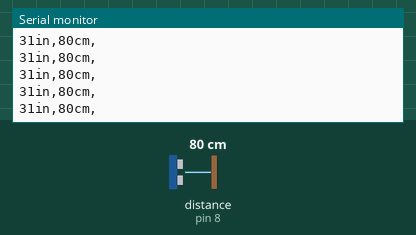
This sketch was run on a simulated Arduino Uno, built with avr-gcc and run on an emulated ATmega328P. Shown: the last lines printed to the serial monitor. Wiring (inferred from the names in the program): ultrasonic range finder: trigger pin 7; echo pin 8. The test bench sets the inputs (shaded band); at power-on: distance to the obstacle (sensor on pin 8) 80 cm. The echo pulse lasts 58.3 µs per cm.

Above: at 1.2 s.
1.3 s: distance to the obstacle (sensor on pin 8) set to 2 cm
At 1.38 s:
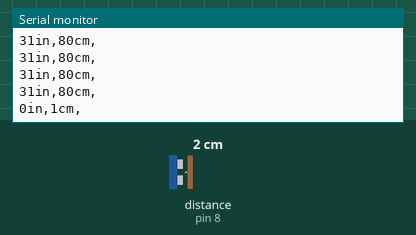
4.3 s: distance to the obstacle (sensor on pin 8) set to 4 cm
At 4.3 s:
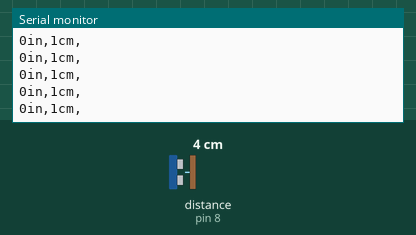
5.8 s: distance to the obstacle (sensor on pin 8) set to 35 cm
At 5.82 s:
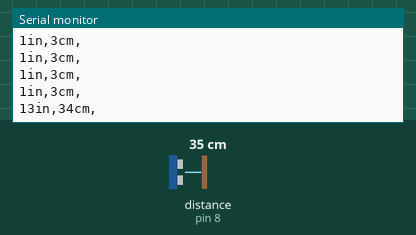
Timing chart, 0 to 8.8 s (numbered marks = the images above; inputs shaded):
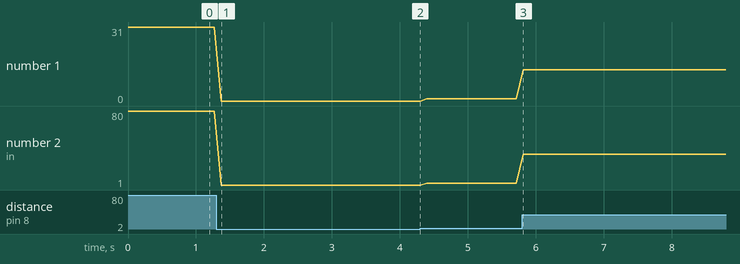

Measured:
- after the input at 1.3 s, the serial monitor: prints a new line after 0.07 s (image 1)
- after the input at 5.8 s, the serial monitor: prints a new line at once (image 3)
- plotted number 1: 31 → 0 after the input at 1.3 s, 1 → 13 after the input at 5.8 s
- plotted number 2: 80 → 1 after the input at 1.3 s, 1 → 3 after the input at 4.3 s, 3 → 34 after the input at 5.8 s

The sketch:

Week5Lab_ultrasonic_sensor4pin.ino
```cpp
const int pingout=7;
const int pingin=8;

void setup() {
  // put your setup code here, to run once:
  Serial.begin(9600);
  pinMode(pingout,OUTPUT);
  pinMode(pingin,INPUT);
}

void loop() {
  // put your main code here, to run repeatedly:
  long duration, inches, cm;
  int microSec1=2;
  int microSec2=5;
  int pingDelayTime=100;

  digitalWrite(pingout,LOW);
  delayMicroseconds(2);

  digitalWrite(pingout,HIGH);
  delayMicroseconds(10);
  digitalWrite(pingout,LOW);

  duration = pulseIn(pingin,HIGH);
  inches = microSecToInches(duration);
  cm=microSecToCm(duration);
  Serial.print(inches);
  Serial.print("in,");
  Serial.print(cm);
  Serial.print("cm,");
  Serial.println();
  delay(pingDelayTime);
  }
  long microSecToInches(long microseconds){
    return microseconds/74/2;
  }
  long microSecToCm(long microseconds){
    return microseconds/29/2;
  }
```
